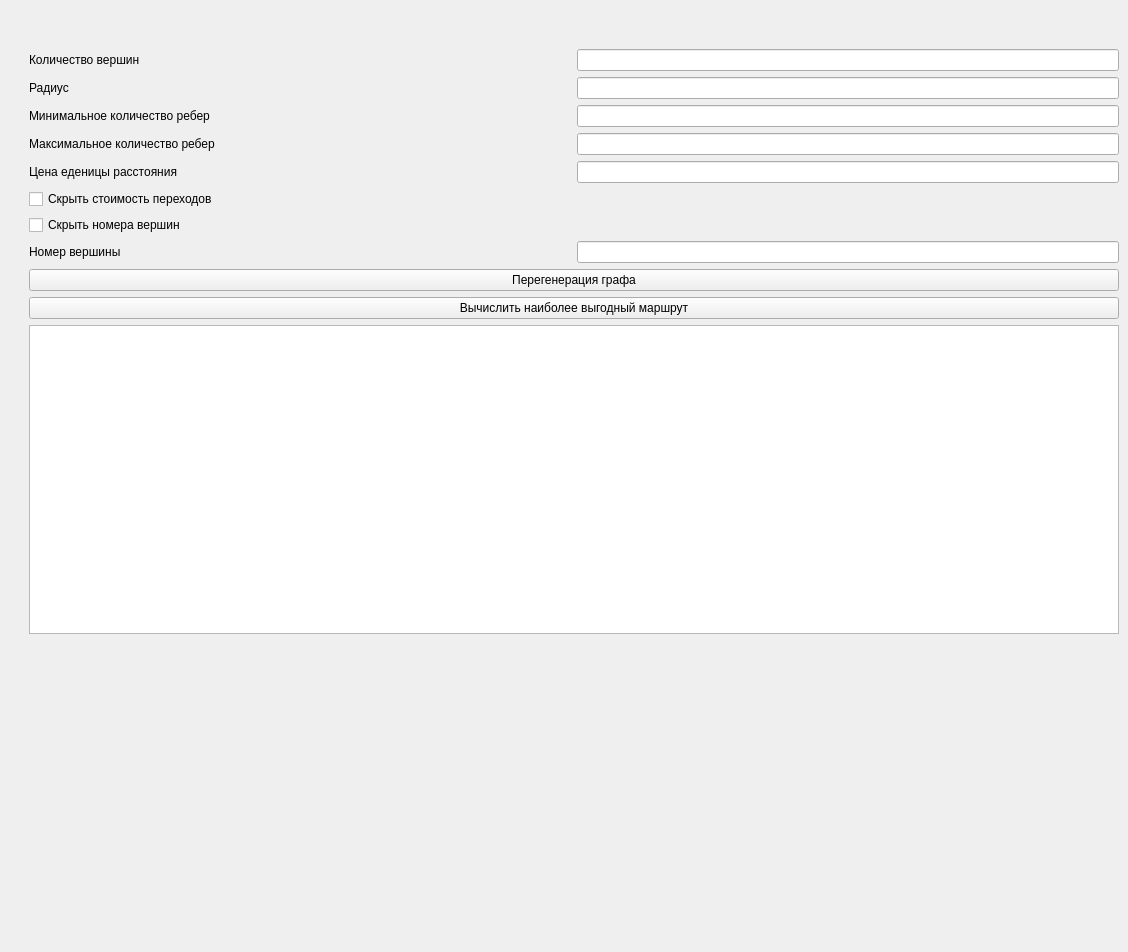
<?xml version="1.0" encoding="UTF-8"?>
<ui version="4.0">
 <class>MainWindow</class>
 <widget class="QMainWindow" name="MainWindow">
  <property name="geometry">
   <rect>
    <x>0</x>
    <y>0</y>
    <width>1128</width>
    <height>952</height>
   </rect>
  </property>
  <property name="windowTitle">
   <string>MainWindow</string>
  </property>
  <widget class="QWidget" name="centralwidget">
   <layout class="QHBoxLayout" name="horizontalLayout_4">
    <item>
     <layout class="QGridLayout" name="gridLayout">
      <property name="leftMargin">
       <number>10</number>
      </property>
      <property name="topMargin">
       <number>10</number>
      </property>
      <property name="rightMargin">
       <number>10</number>
      </property>
      <property name="bottomMargin">
       <number>10</number>
      </property>
     </layout>
    </item>
    <item>
     <layout class="QHBoxLayout" name="horizontalLayout_3">
      <item>
       <layout class="QVBoxLayout" name="verticalLayout_2">
        <item>
         <spacer name="verticalSpacer_2">
          <property name="orientation">
           <enum>Qt::Vertical</enum>
          </property>
          <property name="sizeType">
           <enum>QSizePolicy::Minimum</enum>
          </property>
          <property name="sizeHint" stdset="0">
           <size>
            <width>20</width>
            <height>40</height>
           </size>
          </property>
         </spacer>
        </item>
        <item>
         <layout class="QHBoxLayout" name="horizontalLayout_8">
          <item>
           <widget class="QLabel" name="label_7">
            <property name="text">
             <string>Количество вершин</string>
            </property>
           </widget>
          </item>
          <item>
           <widget class="QLineEdit" name="lineEdit_7">
            <property name="sizePolicy">
             <sizepolicy hsizetype="Minimum" vsizetype="Minimum">
              <horstretch>0</horstretch>
              <verstretch>0</verstretch>
             </sizepolicy>
            </property>
           </widget>
          </item>
         </layout>
        </item>
        <item>
         <layout class="QHBoxLayout" name="horizontalLayout_7">
          <item>
           <widget class="QLabel" name="label_6">
            <property name="text">
             <string>Радиус</string>
            </property>
           </widget>
          </item>
          <item>
           <widget class="QLineEdit" name="lineEdit_6">
            <property name="sizePolicy">
             <sizepolicy hsizetype="Minimum" vsizetype="Minimum">
              <horstretch>0</horstretch>
              <verstretch>0</verstretch>
             </sizepolicy>
            </property>
           </widget>
          </item>
         </layout>
        </item>
        <item>
         <layout class="QHBoxLayout" name="horizontalLayout_6">
          <item>
           <widget class="QLabel" name="label_5">
            <property name="text">
             <string>Минимальное количество ребер</string>
            </property>
           </widget>
          </item>
          <item>
           <widget class="QLineEdit" name="lineEdit_5">
            <property name="sizePolicy">
             <sizepolicy hsizetype="Minimum" vsizetype="Minimum">
              <horstretch>0</horstretch>
              <verstretch>0</verstretch>
             </sizepolicy>
            </property>
           </widget>
          </item>
         </layout>
        </item>
        <item>
         <layout class="QHBoxLayout" name="horizontalLayout_5">
          <item>
           <widget class="QLabel" name="label_2">
            <property name="text">
             <string>Максимальное количество ребер</string>
            </property>
           </widget>
          </item>
          <item>
           <widget class="QLineEdit" name="lineEdit_2">
            <property name="sizePolicy">
             <sizepolicy hsizetype="Minimum" vsizetype="Minimum">
              <horstretch>0</horstretch>
              <verstretch>0</verstretch>
             </sizepolicy>
            </property>
           </widget>
          </item>
         </layout>
        </item>
        <item>
         <layout class="QHBoxLayout" name="horizontalLayout_9">
          <item>
           <widget class="QLabel" name="label_8">
            <property name="text">
             <string>Цена еденицы расстояния</string>
            </property>
           </widget>
          </item>
          <item>
           <widget class="QLineEdit" name="lineEdit_8">
            <property name="sizePolicy">
             <sizepolicy hsizetype="Minimum" vsizetype="Minimum">
              <horstretch>0</horstretch>
              <verstretch>0</verstretch>
             </sizepolicy>
            </property>
           </widget>
          </item>
         </layout>
        </item>
        <item>
         <widget class="QCheckBox" name="price_checkbox">
          <property name="sizePolicy">
           <sizepolicy hsizetype="Minimum" vsizetype="Minimum">
            <horstretch>0</horstretch>
            <verstretch>0</verstretch>
           </sizepolicy>
          </property>
          <property name="layoutDirection">
           <enum>Qt::LeftToRight</enum>
          </property>
          <property name="text">
           <string>Скрыть стоимость переходов</string>
          </property>
         </widget>
        </item>
        <item>
         <widget class="QCheckBox" name="vertex_checkbox">
          <property name="sizePolicy">
           <sizepolicy hsizetype="Minimum" vsizetype="Minimum">
            <horstretch>0</horstretch>
            <verstretch>0</verstretch>
           </sizepolicy>
          </property>
          <property name="text">
           <string>Скрыть номера вершин</string>
          </property>
         </widget>
        </item>
        <item>
         <layout class="QHBoxLayout" name="horizontalLayout">
          <item>
           <widget class="QLabel" name="label">
            <property name="sizePolicy">
             <sizepolicy hsizetype="Minimum" vsizetype="Minimum">
              <horstretch>0</horstretch>
              <verstretch>0</verstretch>
             </sizepolicy>
            </property>
            <property name="text">
             <string>Номер вершины</string>
            </property>
           </widget>
          </item>
          <item>
           <widget class="QLineEdit" name="lineEdit">
            <property name="sizePolicy">
             <sizepolicy hsizetype="Minimum" vsizetype="Minimum">
              <horstretch>0</horstretch>
              <verstretch>0</verstretch>
             </sizepolicy>
            </property>
           </widget>
          </item>
         </layout>
        </item>
        <item>
         <widget class="QPushButton" name="regeneration_button">
          <property name="sizePolicy">
           <sizepolicy hsizetype="Minimum" vsizetype="Minimum">
            <horstretch>0</horstretch>
            <verstretch>0</verstretch>
           </sizepolicy>
          </property>
          <property name="text">
           <string>Перегенерация графа</string>
          </property>
         </widget>
        </item>
        <item>
         <widget class="QPushButton" name="cheapest_button">
          <property name="sizePolicy">
           <sizepolicy hsizetype="Minimum" vsizetype="Minimum">
            <horstretch>0</horstretch>
            <verstretch>0</verstretch>
           </sizepolicy>
          </property>
          <property name="text">
           <string>Вычислить наиболее выгодный маршрут</string>
          </property>
         </widget>
        </item>
        <item>
         <widget class="QTextBrowser" name="textBrowser">
          <property name="sizePolicy">
           <sizepolicy hsizetype="Minimum" vsizetype="Expanding">
            <horstretch>0</horstretch>
            <verstretch>0</verstretch>
           </sizepolicy>
          </property>
         </widget>
        </item>
        <item>
         <spacer name="verticalSpacer">
          <property name="orientation">
           <enum>Qt::Vertical</enum>
          </property>
          <property name="sizeType">
           <enum>QSizePolicy::Expanding</enum>
          </property>
          <property name="sizeHint" stdset="0">
           <size>
            <width>20</width>
            <height>200</height>
           </size>
          </property>
         </spacer>
        </item>
       </layout>
      </item>
     </layout>
    </item>
   </layout>
  </widget>
 </widget>
 <resources/>
 <connections/>
</ui>
